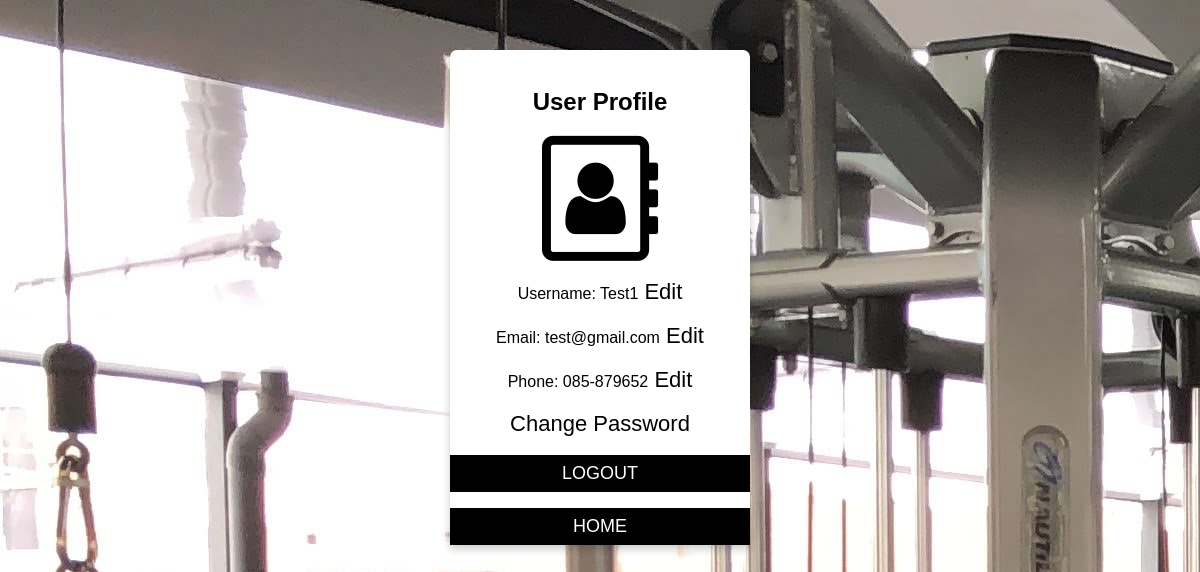
The page /Profile.php (signed in) on the database its author committed.
### tables this page shows
CREATE TABLE `user` (
  `ID` varchar(4) NOT NULL,
  `Username` text NOT NULL,
  `Password` varchar(20) NOT NULL,
  `Email` text NOT NULL,
  `Phone` varchar(10) NOT NULL
);

### Profile.php (the view, shortened to what this page needs)
<?php
include 'connectDB.php';
 ?>
<!DOCTYPE html>
<html>
<head>
<link rel="stylesheet" href="https://cdnjs.cloudflare.com/ajax/libs/font-awesome/4.7.0/css/font-awesome.min.css">
</head>
<body>
<div class="card">
  <div class="main1">
    <br>
  <h2 style="text-align:center">User Profile</h2>
<i class="fa fa-address-book-o" style="font-size:125px"></i>
  <?php
    $sql = "SELECT * FROM user WHERE Username = '".$_SESSION['Username']."'";
    $result = mysqli_query($conn,$sql);
    $data = mysqli_fetch_assoc($result);
    $name = $data['Username'] ;
    $email = $data['Email'];
    $phone = $data['Phone'];
    echo "<br><br>"."Username: ".$name."<a href='?m=1'> Edit</a><br><br>";
    echo "Email: ".$email."<a href='?m=2'> Edit</a><br><br>";
    echo "Phone: ".$phone."<a href='?m=3'> Edit</a><br><br>";
    echo "<a href='?m=4'>Change Password</a><br>";
    ?>
     <br>
     <a href="logout.php"> <button >LOGOUT</button> </a>
    <p> <a  href="main.php"> <button >HOME</button> </a><br></p>
  </div>
</div>
</body>
</html>

### Profile.php (style rules this page uses)
.card { box-shadow: 0 4px 8px 0 rgba(0, 0, 0, 0.2); max-width: 300px; margin: auto; text-align: center; font-family: arial; }
button { border: none; outline: 0; display: inline-block; padding: 8px; color: white; background-color: #000; text-align: center; cursor: pointer; width: 100%; font-size: 18px; }
a { text-decoration: none; font-size: 22px; color: black; }
body { background-image: url("assets/images/banner-image-1-1920x500.jpg"); background-color: rgba(35,45,57,0.8); }
.main1 { border:1; background-color:white; margin-top:50px; border-radius:7px; }

### rows shown on the page
user: Username "Test1", Email "test@gmail.com", Phone "085-879652"
